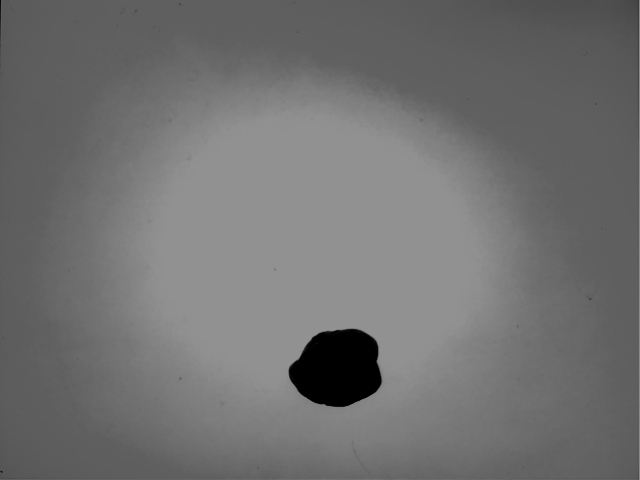
#> input picture phase 2/Sprint_2_images/Test_DatA/000020.bmp, 640 x 480 px
$ jupyter execute Correct_minor_mayor.ipynb
#> lines starting #> are read from the running program, lines starting #| are printed output that depends on the picture; after the words box and inside, x2 and y2 are one past the last pixel; in counts of white or black regions, pixels touching at a corner belong together
[cell 1]
import numpy as np
import cv2
import matplotlib.pyplot as plt
import time
from collections import deque

def trace_boundary(binary_image):
    start_time = time.time()
    h, w = binary_image.shape
    boundary_mask = np.zeros((h, w), dtype=np.uint8)
    visited = np.zeros((h, w), dtype=bool)
    labels = np.zeros((h, w), dtype=int)
    current_label = 1

    row_sums = np.sum(binary_image, axis=1)
    col_sums = np.sum(binary_image, axis=0)
    top = np.argmax(row_sums > 0)
    bottom = h - np.argmax(row_sums[::-1] > 0)
    left = np.argmax(col_sums > 0)
    right = w - np.argmax(col_sums[::-1] > 0)

    total_pixels = h * w
    analyzed_pixels = (bottom - top) * (right - left)
    skipped_pixels = total_pixels - analyzed_pixels
    print(f"Pixel evitati: {skipped_pixels} su {total_pixels} totali")
    print(f"Percentuale di ottimizzazione: {skipped_pixels / total_pixels * 100:.2f}%")

    directions = [(-1, 0), (1, 0), (0, -1), (0, 1),
                  (-1, -1), (-1, 1), (1, -1), (1, 1)]

    def bfs(start_i, start_j):
        queue = deque([(start_i, start_j)])
        while queue:
            i, j = queue.popleft()
            if visited[i, j]:
                continue
            visited[i, j] = True
            boundary_mask[i, j] = 255
            labels[i, j] = current_label
            for dx, dy in directions:
                ni, nj = i + dx, j + dy
                if 0 <= ni < h and 0 <= nj < w and not visited[ni, nj]:
                    if binary_image[ni, nj] == 255:
                        for dx2, dy2 in directions:
                            ni2, nj2 = ni + dx2, nj + dy2
                            if 0 <= ni2 < h and 0 <= nj2 < w and binary_image[ni2, nj2] == 0:
                                queue.append((ni, nj))
                                break

    for i in range(top, bottom):
        for j in range(left, right):
            if binary_image[i, j] == 255 and not visited[i, j]:
                for dx, dy in directions:
                    ni, nj = i + dx, j + dy
                    if 0 <= ni < h and 0 <= nj < w and binary_image[ni, nj] == 0:
                        bfs(i, j)
                        current_label += 1
                        break

    print("--- %s seconds ---" % (time.time() - start_time))
    return boundary_mask, labels, current_label - 1

def calculate_axes_and_ratio(boundary_mask, labels, num_labels):
    colored_img = cv2.cvtColor(boundary_mask, cv2.COLOR_GRAY2BGR)
    ratios = []

    for label in range(1, num_labels + 1):
        points = np.argwhere(labels == label)
        if len(points) < 2:
            continue

        pts = points[:, [1, 0]]  # (x, y)

        # Asse maggiore: trovamento dei due punti più distanti
        max_dist = 0
        for i in range(len(pts)):
            for j in range(i+1, len(pts)):
                dist = np.linalg.norm(pts[i] - pts[j])
                if dist > max_dist:
                    max_dist = dist
                    pt1, pt2 = pts[i], pts[j]

        # Calcolo del punto medio
        midpoint = (pt1 + pt2) // 2
        midpoint = midpoint.astype(int)

        # Vettore unitario dell'asse maggiore
        major_vec = pt2 - pt1
        major_unit = major_vec / np.linalg.norm(major_vec)

        # Vettore perpendicolare (ruotato di 90°)
        perp_unit = np.array([-major_unit[1], major_unit[0]])

        # Proiezione dei punti sull'asse perpendicolare
        projections = []
        for p in pts:
            rel_vec = p - midpoint
            proj_len = np.dot(rel_vec, perp_unit)
            proj_point = midpoint + proj_len * perp_unit
            projections.append((proj_len, proj_point))

        # Ordina e filtra i punti proiettati validi (all'interno del fagiolo)
        projections.sort(key=lambda x: x[0])
        valid_proj_points = [p for _, p in projections if 0 <= int(p[1]) < labels.shape[0] and
                             0 <= int(p[0]) < labels.shape[1] and
                             labels[int(p[1]), int(p[0])] == label]

        if len(valid_proj_points) < 2:
            continue

        min_proj = valid_proj_points[0]
        max_proj = valid_proj_points[-1]

        # Calcola le lunghezze degli assi
        major_len = np.linalg.norm(pt2 - pt1)
        minor_len = np.linalg.norm(max_proj - min_proj)

        # Rapporto: asse minore / asse maggiore => valore tra 0 e 1
        ratio = minor_len / major_len if major_len != 0 else 0
        ratios.append(ratio)

        # Disegna gli assi
        cv2.line(colored_img, tuple(pt1), tuple(pt2), (0, 255, 0), 1)  # asse maggiore
        cv2.line(colored_img, tuple(min_proj.astype(int)), tuple(max_proj.astype(int)), (0, 0, 255), 1)  # asse minore
        cv2.putText(colored_img, f"{ratio:.2f}", (midpoint[0] + 5, midpoint[1] + 5),
                    cv2.FONT_HERSHEY_SIMPLEX, 0.4, (255, 255, 255), 1)

    return colored_img, ratios

# MAIN
beans_img = cv2.imread('000020.bmp')
#> beans_img is the input picture: shape (480, 640, 3); min 0, max 145, mean 112.7
if beans_img is None:
    raise FileNotFoundError("Impossibile caricare l'immagine '000005.bmp'. Verifica il percorso.")
img_gray = cv2.cvtColor(beans_img, cv2.COLOR_BGR2GRAY)

height, width = img_gray.shape
#> height = 480; width = 640
border_x = int(height * 0.02)
#> border_x = 9
border_y = int(width * 0.02)
#> border_y = 12
img_cropped = img_gray[border_x:height - border_x, border_y:width - border_y]

threshold = 75
_, img_segmented = cv2.threshold(img_cropped, threshold, 255, cv2.THRESH_BINARY_INV)
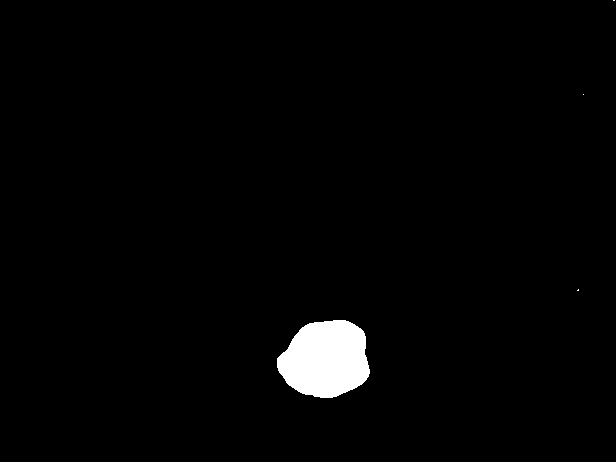
#> img_segmented: shape (462, 616); 2% white; 4 white regions (3 under 20 px), largest, box (x1, y1, x2, y2) and area: (277, 320, 370, 398) 5544

kernel_erode = cv2.getStructuringElement(cv2.MORPH_ELLIPSE, (3, 3))
img_eroded = cv2.erode(img_segmented, kernel_erode, iterations=15)
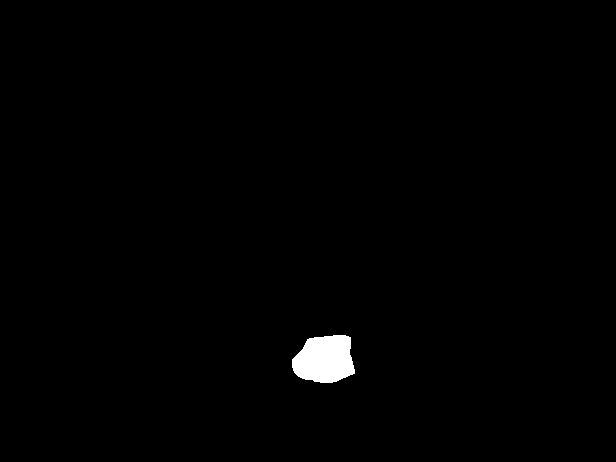
#> img_eroded: shape (462, 616); 0.83% white; 1 white region, box (x1, y1, x2, y2) and area: (292, 335, 355, 383) 2370
kernel_open = np.ones((3, 3), np.uint8)
img_opened = cv2.morphologyEx(img_eroded, cv2.MORPH_OPEN, kernel_open)

boundary_mask, labels, num_labels = trace_boundary(img_opened)
#> in trace_boundary, `row_sums = np.sum(binary_image, axis=1)`: row_sums = 462 values, max 15810 at index 365, min 0 at index 0, mean 1308.1
#> in trace_boundary, `col_sums = np.sum(binary_image, axis=0)`: col_sums = 616 values, max 11985 at index 324, min 0 at index 0, mean 981.1
#> in trace_boundary, `top = np.argmax(row_sums > 0)`: top = 335
#> in trace_boundary, `bottom = h - np.argmax(row_sums[::-1] > 0)`: bottom = 383
#> in trace_boundary, `left = np.argmax(col_sums > 0)`: left = 292
#> in trace_boundary, `right = w - np.argmax(col_sums[::-1] > 0)`: right = 355
#> in trace_boundary, `analyzed_pixels = (bottom - top) * (right - left)`: analyzed_pixels = 3024
#> in trace_boundary, `skipped_pixels = total_pixels - analyzed_pixels`: skipped_pixels = 281568
#| Pixel evitati: 281568 su 284592 totali
#| Percentuale di ottimizzazione: 98.94%
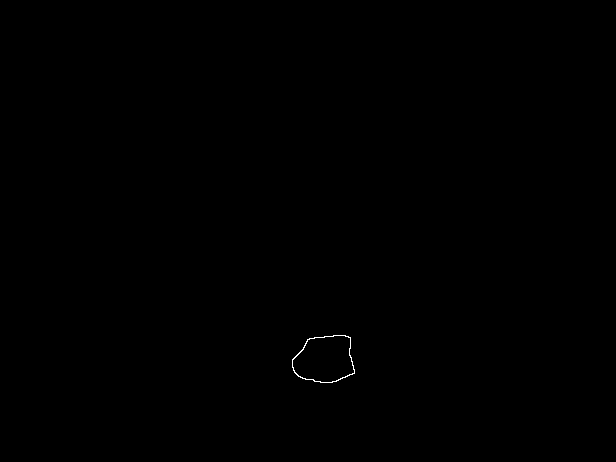
#> boundary_mask: shape (462, 616); 0.08% white in thin lines or dots, all inside (x1, y1, x2, y2) = (292, 335, 355, 383)
#> num_labels = 1

colored_boundary = cv2.cvtColor(img_opened, cv2.COLOR_GRAY2BGR)
colored_boundary[boundary_mask == 255] = [0, 0, 255]
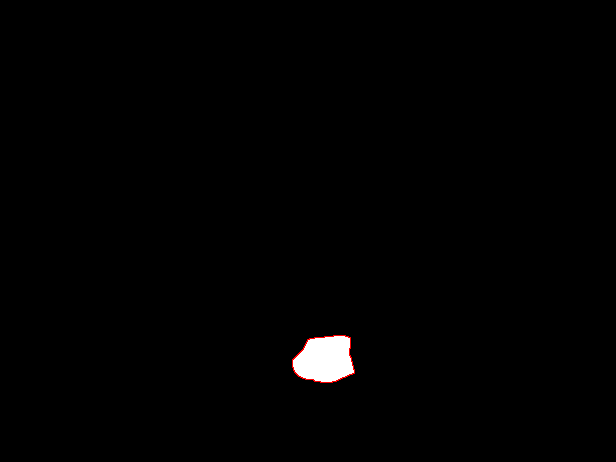
#> colored_boundary: shape (462, 616, 3); mean B, G, R 1.9, 1.9, 2.1

plt.figure(figsize=(10, 5))
plt.subplot(1, 2, 1)
plt.imshow(cv2.cvtColor(beans_img, cv2.COLOR_BGR2RGB))
plt.axis('off')
plt.title("Immagine Originale")

plt.subplot(1, 2, 2)
plt.imshow(colored_boundary)
plt.axis('off')
plt.title(f"Contorni Tracciati ({num_labels} fagioli rilevati)")
plt.show()
#> figure, not shown here; B, G, R data is drawn as R, G, B

print(f"Number of boundaries found: {num_labels}")
#| Number of boundaries found: 1

result_img, ratios = calculate_axes_and_ratio(boundary_mask, labels, num_labels)
#> the loop in calculate_axes_and_ratio, `for label in range(1, num_labels + 1):` made 1 pass
#> (min_proj, max_proj, minor_len, ratio) on pass 1: ([338.9, 381], [312, 338], 50.67, 0.767)
#> after the loop in calculate_axes_and_ratio, `for label in range(1, num_labels + 1):`:
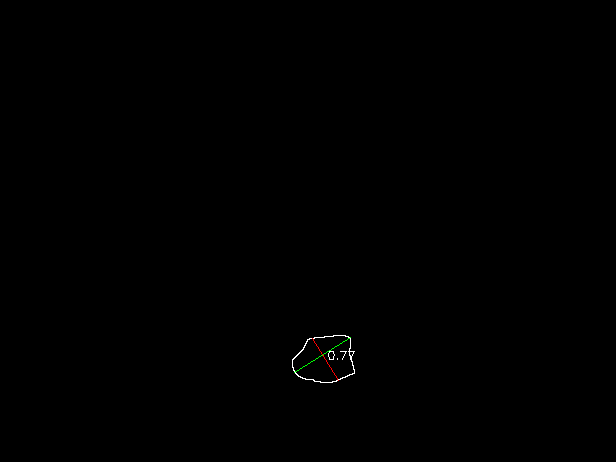
#> colored_img: shape (462, 616, 3); mean B, G, R 0.2, 0.3, 0.3
#> after the loop in calculate_axes_and_ratio, `for label in range(1, num_labels + 1):`: pt1 = [350, 337]; pt2 = [294, 372]; ratios = [0.767]
#> ratios = [0.767]

plt.figure(figsize=(10, 5))
plt.imshow(result_img)
plt.axis('off')
plt.title(f"Assi calcolati per fagiolo (Rapporto medio: {np.mean(ratios):.2f})")
plt.show()

print("Rapporti individuali per fagiolo:")
for idx, r in enumerate(ratios, 1):
    print(f"Fagiolo {idx}: {r:.2f}")
#> this loop made 1 pass
#> (idx, r) on pass 1: (1, 0.767)
#| Fagiolo 1: 0.77
